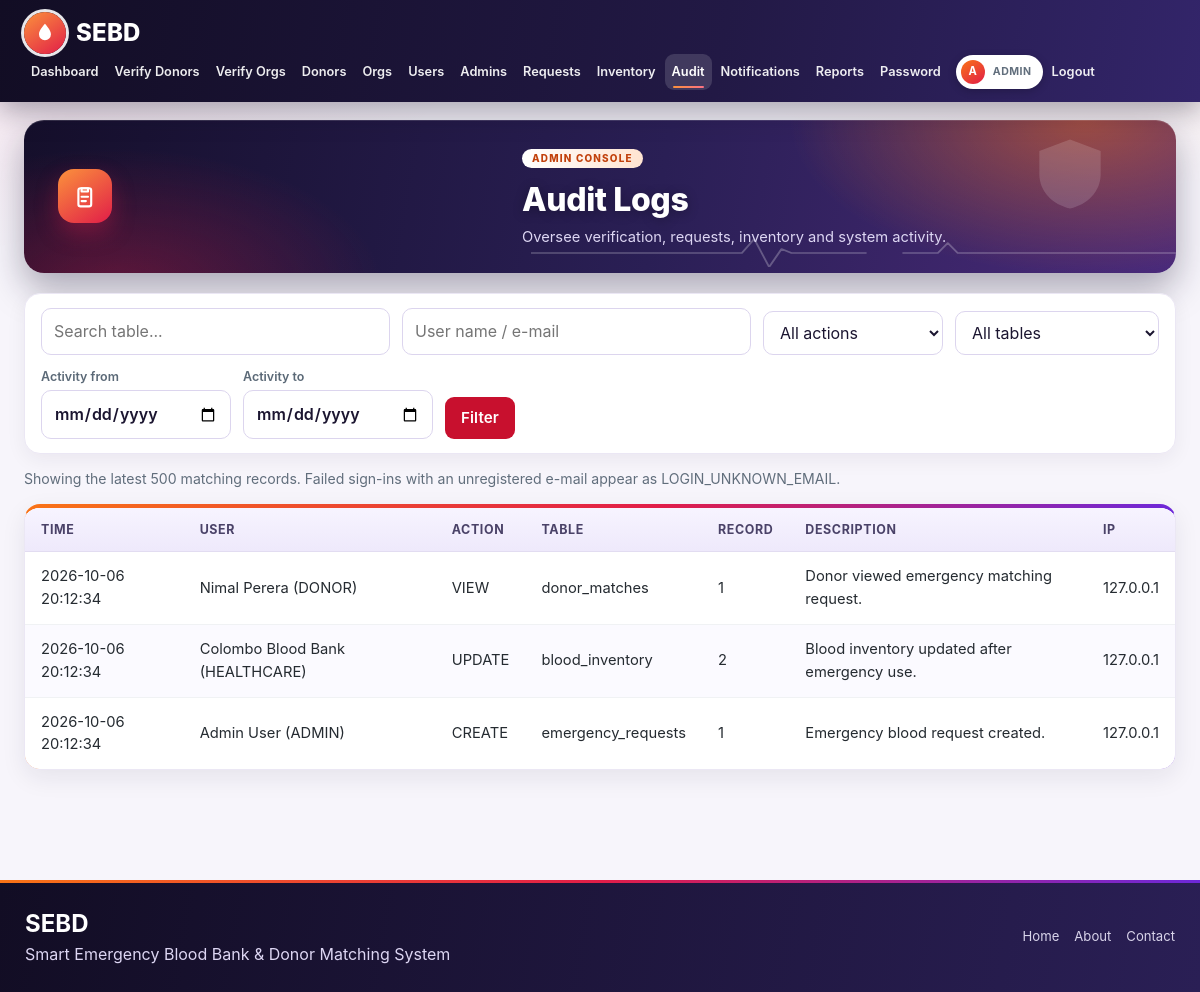
/admin/audit_logs.php (signed in), run on the app's committed database.
### tables this page shows
CREATE TABLE IF NOT EXISTS `audit_logs` (
  `audit_id` int NOT NULL AUTO_INCREMENT,
  `user_id` int NOT NULL,
  `action` varchar(100) NOT NULL,
  `table_name` varchar(100) DEFAULT NULL,
  `record_id` int DEFAULT NULL,
  `description` text,
  `ip_address` varchar(45) DEFAULT NULL,
  `created_at` datetime DEFAULT CURRENT_TIMESTAMP,
  PRIMARY KEY (`audit_id`),
  KEY `user_id` (`user_id`)
);

CREATE TABLE IF NOT EXISTS `users` (
  `user_id` int NOT NULL AUTO_INCREMENT,
  `full_name` varchar(100) NOT NULL,
  `email` varchar(100) NOT NULL,
  `password` varchar(255) NOT NULL,
  `role` enum('DONOR','HEALTHCARE','ADMIN') NOT NULL,
  `phone` varchar(20) DEFAULT NULL,
  `status` enum('PENDING','ACTIVE','SUSPENDED') DEFAULT 'PENDING',
  `must_change_password` tinyint(1) NOT NULL DEFAULT 0,
  `created_at` datetime DEFAULT CURRENT_TIMESTAMP,
  `updated_at` datetime DEFAULT CURRENT_TIMESTAMP ON UPDATE CURRENT_TIMESTAMP,
  PRIMARY KEY (`user_id`),
  UNIQUE KEY `email` (`email`)
);

### admin/audit_logs.php (the view, shortened to what this page needs)
<?php require_once __DIR__.'/../includes/auth.php'; require_role('ADMIN');
$a=get('action'); $f=get('from'); $t=get('to'); $who=get('user'); $tb=get('table');
$sql="SELECT a.*,u.full_name,u.role FROM audit_logs a LEFT JOIN users u USING(user_id) WHERE 1"; $p=[];
$s=$pdo->prepare($sql." ORDER BY a.created_at DESC,a.audit_id DESC LIMIT 500"); $s->execute($p);
$tbls=$pdo->query("SELECT DISTINCT table_name FROM audit_logs WHERE table_name IS NOT NULL ORDER BY table_name")->fetchAll(PDO::FETCH_COLUMN);
$title='Audit Logs'; require '../includes/header.php'; ?>
<form class="filter"><input id="tsearch" placeholder="Search table..."><input name="user" value="<?= h($who) ?>" placeholder="User name / e-mail"><select name="action"><option value="">All actions</option></select>
<select name="table"><option value="">All tables</option><?php foreach($tbls as $x) echo "<option ".($tb===$x?'selected':'').">".h($x)."</option>"; ?></select>
<label class="dl">Activity from <input type="date" name="from" value="<?= h($f) ?>"></label><label class="dl">Activity to <input type="date" name="to" value="<?= h($t) ?>"></label><button class="btn">Filter</button></form>
<p class="muted">Showing the latest 500 matching records. Failed sign-ins with an unregistered e-mail appear as LOGIN_UNKNOWN_EMAIL.</p>
<div class="tw"><table class="searchable"><thead><tr><th>Time</th><th>User</th><th>Action</th><th>Table</th><th>Record</th><th>Description</th><th>IP</th></tr></thead><tbody>
<?php foreach($s as $r): ?><tr><td><?= h($r['created_at']) ?></td><td><?= $r['full_name']!==null ? h($r['full_name']).' ('.h($r['role']).')' : '<span class="muted">(not signed in)</span>' ?></td><td><?= h($r['action']) ?></td><td><?= h($r['table_name']) ?></td><td><?= h($r['record_id']) ?></td><td><?= h($r['description']) ?></td><td><?= h($r['ip_address']) ?></td></tr><?php endforeach; ?></tbody></table></div>
<?php require '../includes/footer.php';

### data on the page
audit_logs: created_at "2026-10-06 20:12:34", user.full_name "Nimal Perera", user.role "DONOR", action "VIEW", table_name "donor_matches", record "1", description "Donor viewed emergency matching request.", ip_address "127.0.0.1"
audit_logs: created_at "2026-10-06 20:12:34", user.full_name "Colombo Blood Bank", user.role "HEALTHCARE", action "UPDATE", table_name "blood_inventory", record "2", description "Blood inventory updated after emergency use.", ip_address "127.0.0.1"
audit_logs: created_at "2026-10-06 20:12:34", user.full_name "Admin User", user.role "ADMIN", action "CREATE", table_name "emergency_requests", record "1", description "Emergency blood request created.", ip_address "127.0.0.1"

### other printed values
$l "Dashboard"
$l "Verify Donors"
$l "Verify Orgs"
$l "Donors"
$l "Orgs"
$l "Users"
$l "Admins"
$l "Requests"
$l "Inventory"
$l "Audit"
$l "Notifications"
$l "Reports"
$l "Password"
substr($_SESSION['name']??'U',0,1) "A"
$title "Audit Logs"
